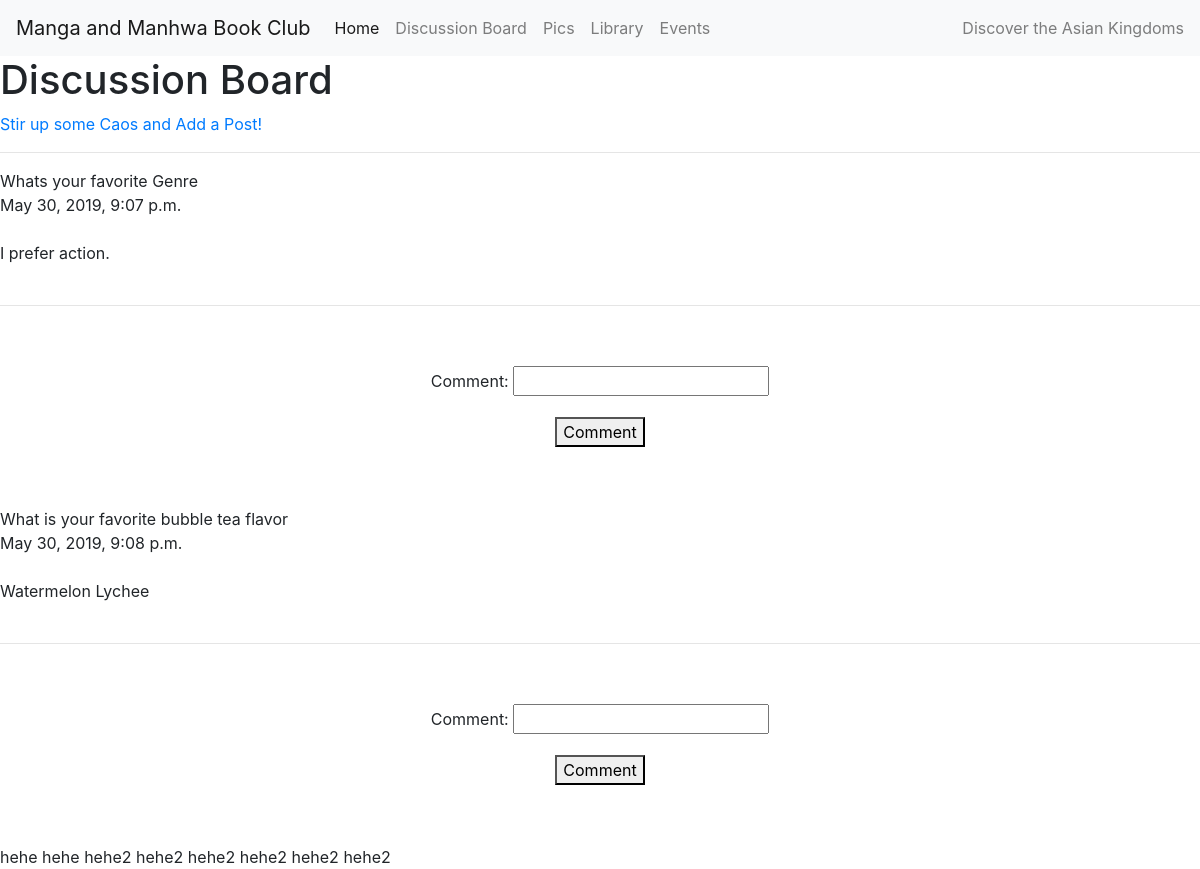
The page /viewAllDiscussion/ on the database as committed earlier.
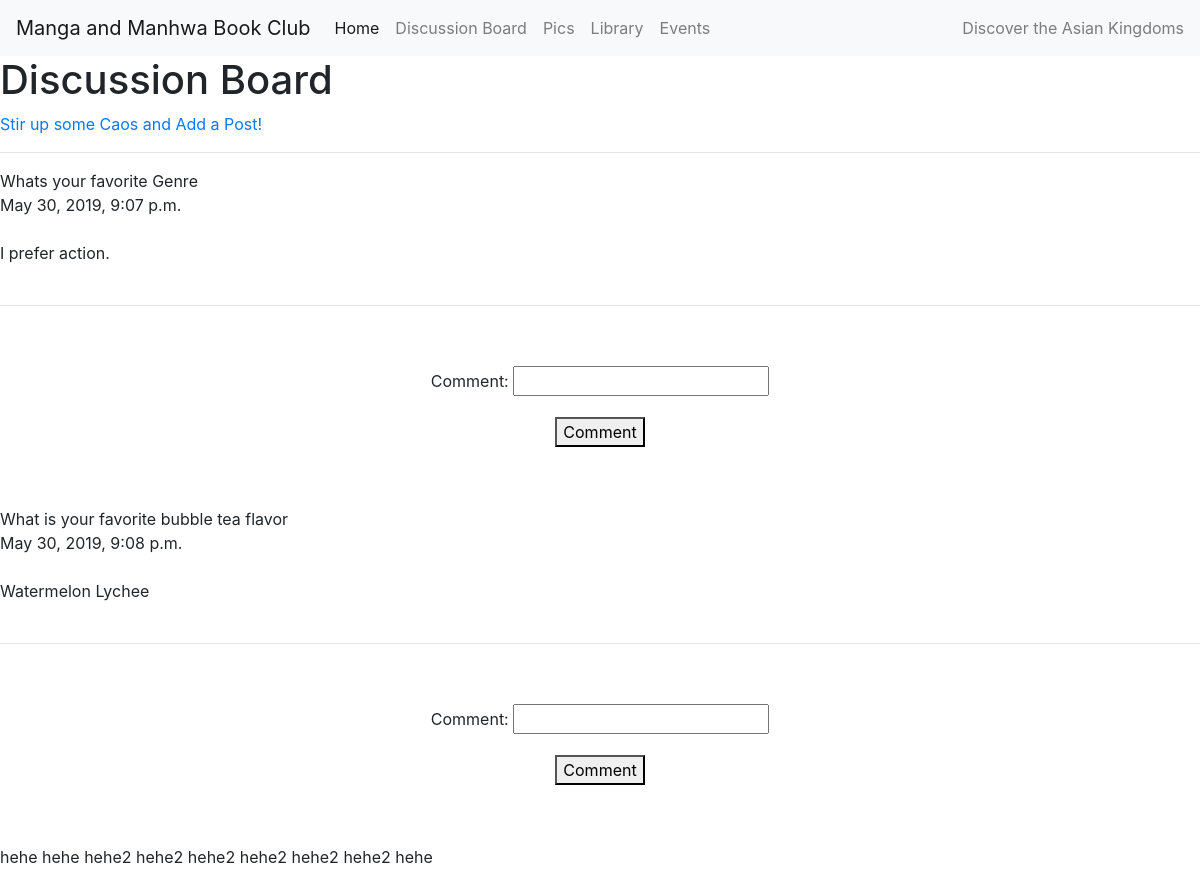
The same page on the database as committed later.
### passionApp/models.py (models this page shows)
class DiscussionEntryModel(models.Model):
    topic = models.CharField(max_length=200, default="", blank=False)
    date = models.DateTimeField(default=datetime.now)
    image = models.FileField(upload_to='images', blank=True)
    entry = models.TextField(max_length=5000, default="", blank=False)
    video = models.FileField(upload_to='videos', blank=True, null=True)
    URL_link = models.URLField(blank=True)

class CommentEntryModel(models.Model):
    comment = models.CharField(max_length=200, blank=False)

### passionApp/views.py (the view)
# urls.py: path('viewAllDiscussion/', views.viewAllDiscussion, name='viewAllDiscussion'),
def viewAllDiscussion(request):
    form = CommentForm(request.POST or None, request.FILES or None)
    forms = CommentEntryModel.objects.all()
    discussionPosts = DiscussionEntryModel.objects.all()
    context = {
        "form": form,
        "allPosts": discussionPosts,
        "forms": forms
    }
    if request.method == "POST":
        CommentEntryModel.objects.create(comment=request.POST["comment"])
        return redirect("viewAllDiscussion")
    return render(request, "passionApp/discussionBoard.html", context)

### passionApp/forms.py
class CommentForm(forms.ModelForm):
    class Meta:
        model = CommentEntryModel
        fields = "__all__"

### passionApp/templates/passionApp/discussionBoard.html (shortened to what this page needs)
{% extends 'passionApp/base.html' %}
{% block content %}
<div id="discussion_header">
    <h1>Discussion Board</h1>
    <a href="{% url 'addDiscussion' %}">Stir up some Caos and Add a Post!</a>
</div>
<hr/>
<div>
{% for eachPost in allPosts %}
{{ eachPost.topic }}
<br>
{{ eachPost.date }}
<br>
<br>
{{ eachPost.entry }}
<br>
<br>
<hr>
<form method="post" enctype="multipart/form-data">
    {{ form.as_p }}
    <button>Comment</button>
</form>
{% endfor %}
{% for eachComment in forms %}
{{ eachComment.comment }}
{% endfor %}
{% endblock content %}

Rows that differ between the two databases and show on the page:
added CommentEntryModel: comment "hehe"
